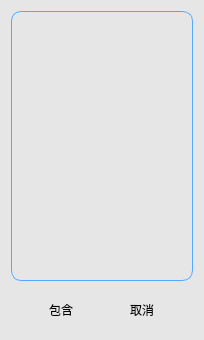
<?xml version="1.0" encoding="UTF-8"?>
<ui version="4.0">
 <class>Dialog</class>
 <widget class="QDialog" name="Dialog">
  <property name="geometry">
   <rect>
    <x>0</x>
    <y>0</y>
    <width>204</width>
    <height>340</height>
   </rect>
  </property>
  <property name="windowTitle">
   <string>添加</string>
  </property>
  <property name="windowIcon">
   <iconset>
    <normaloff>:/newPrefix/ico/增.png</normaloff>:/newPrefix/ico/增.png</iconset>
  </property>
  <property name="styleSheet">
   <string notr="true">QDialog{background-color: rgb(230, 230, 230)}

QPushButton{background-color: rgb(230, 230, 230)}
QPushButton{border-style:none;}
QPushButton:hover{color:lightskyblue}
QPushButton{border:1px}
QPushButton{border-radius:20px}
QPushButton{padding:2px 4px}
QPushButton:pressed {  
    /* 改变背景色 */
    /* background-color:rgb(180, 180, 180,120); */
    /* 改变边框风格 */  
    /* border-style:inset; */
    /* 使文字有一点移动 */  
    padding-left:2px;  
    padding-top:2px;  
}

QTextEdit{
	border: 1px solid #55aaff;
	border-radius:10px;
	background-color: rgb(230, 230, 230);
}
</string>
  </property>
  <layout class="QVBoxLayout" name="verticalLayout">
   <property name="spacing">
    <number>0</number>
   </property>
   <property name="leftMargin">
    <number>2</number>
   </property>
   <property name="topMargin">
    <number>2</number>
   </property>
   <property name="rightMargin">
    <number>2</number>
   </property>
   <property name="bottomMargin">
    <number>10</number>
   </property>
   <item>
    <widget class="QWidget" name="widget" native="true">
     <layout class="QHBoxLayout" name="horizontalLayout">
      <item>
       <widget class="QTextEdit" name="textEdit"/>
      </item>
     </layout>
    </widget>
   </item>
   <item>
    <widget class="QWidget" name="widget_2" native="true">
     <layout class="QHBoxLayout" name="horizontalLayout_2">
      <item>
       <widget class="QPushButton" name="pushButton_OK">
        <property name="minimumSize">
         <size>
          <width>50</width>
          <height>0</height>
         </size>
        </property>
        <property name="maximumSize">
         <size>
          <width>50</width>
          <height>16777215</height>
         </size>
        </property>
        <property name="text">
         <string>包含</string>
        </property>
       </widget>
      </item>
      <item>
       <widget class="QPushButton" name="pushButton_cancel">
        <property name="minimumSize">
         <size>
          <width>50</width>
          <height>0</height>
         </size>
        </property>
        <property name="maximumSize">
         <size>
          <width>50</width>
          <height>16777215</height>
         </size>
        </property>
        <property name="text">
         <string>取消</string>
        </property>
       </widget>
      </item>
     </layout>
    </widget>
   </item>
  </layout>
 </widget>
 <resources>
  <include location="image.qrc"/>
 </resources>
 <connections/>
</ui>
